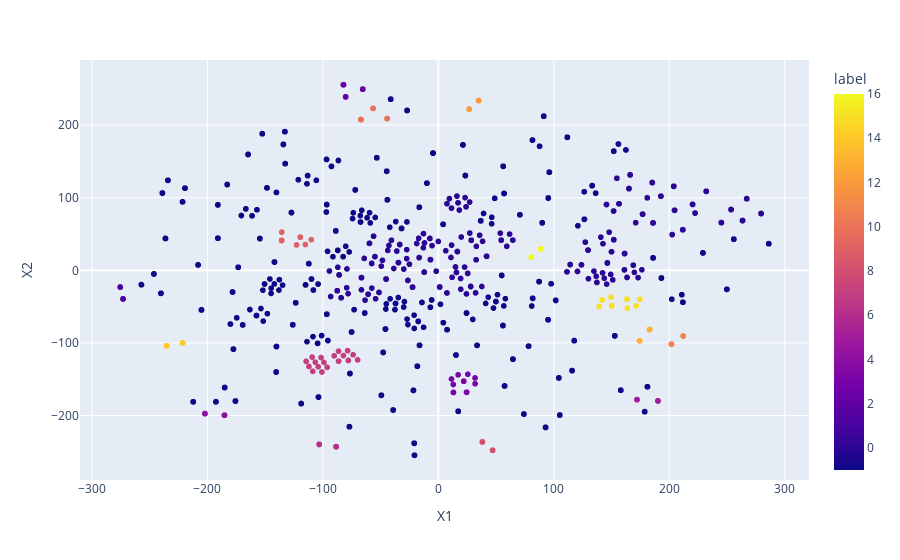

Write notebook code for a chart like this one.
### Code cell
df_tsne['label'] = clustering.labels_
fig = px.scatter(df_tsne,'X1','X2', hover_name = 'stock_code', color = 'label')
fig.show()

### Figure 1 — Plotly figure (JSON) as saved in the notebook; plotly's stock layout.template omitted (floating-point values rounded to 4 significant figures; data arrays with more than 128 entries replaced by an {"elided": "..."} marker saying what was removed)
{"data": [{"hovertemplate": "<b>%{hovertext}</b><br><br>X1=%{x}<br>X2=%{y}<br>label=%{marker.color}<extra></extra>", "hovertext": {"elided": "2020 str values"}, "legendgroup": "", "marker": {"color": {"elided": "2020 int values"}, "coloraxis": "coloraxis", "symbol": "circle"}, "mode": "markers", "name": "", "showlegend": false, "type": "scattergl", "x": {"elided": "2020 float values"}, "xaxis": "x", "y": {"elided": "2020 float values"}, "yaxis": "y"}], "layout": {"coloraxis": {"colorbar": {"title": {"text": "label"}}, "colorscale": [[0, "#0d0887"], [0.1111, "#46039f"], [0.2222, "#7201a8"], [0.3333, "#9c179e"], [0.4444, "#bd3786"], [0.5556, "#d8576b"], [0.6667, "#ed7953"], [0.7778, "#fb9f3a"], [0.8889, "#fdca26"], [1, "#f0f921"]]}, "legend": {"tracegroupgap": 0}, "margin": {"t": 60}, "xaxis": {"anchor": "y", "domain": [0, 1], "title": {"text": "X1"}}, "yaxis": {"anchor": "x", "domain": [0, 1], "title": {"text": "X2"}}}}
